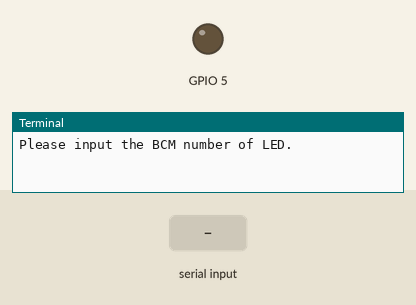
The program below on a simulated Raspberry Pi (BCM pin numbers). Parts: output pins drawn as LEDs (lit = HIGH), the last lines printed to the terminal. Inputs (shaded band) come from the test bench.

Above: at 1.2 s.
1.3 s: "5" typed at the terminal, then Enter
At 2.05 s:
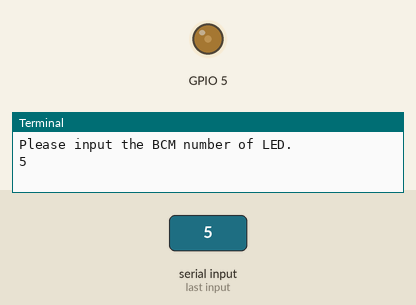
At 2.65 s:
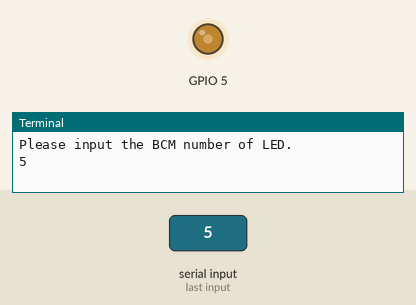
Timing chart, 0 to 10.3 s (numbered marks = the images above; inputs shaded):
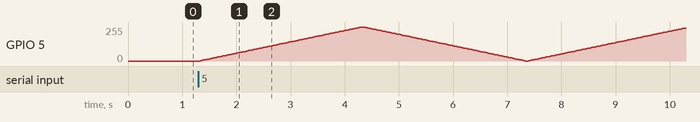

The program:

LED_2.py
```python
import RPi.GPIO as gpio
import time

global g_gpio_num

def setup(gpio_num, freq):
    global g_gpio_num
    gpio.setmode(gpio.BCM)
    g_gpio_num = gpio_num
    gpio.setup(g_gpio_num, gpio.OUT)

    g_gpio_num = gpio.PWM(g_gpio_num, freq)
    g_gpio_num.start(0)

if __name__ == '__main__':
    try:
        gpio_num = int(input('Please input the BCM number of LED.'))
        setup(gpio_num, 100)

        step = 1
        while True:
            for i in range(0, 101, step):
                g_gpio_num.ChangeDutyCycle(i)
                time.sleep(0.03)
            for i in range(100, -1, -step):
                g_gpio_num.ChangeDutyCycle(i)
                time.sleep(0.03)
    except KeyboardInterrupt:
        gpio.cleanup()
```
